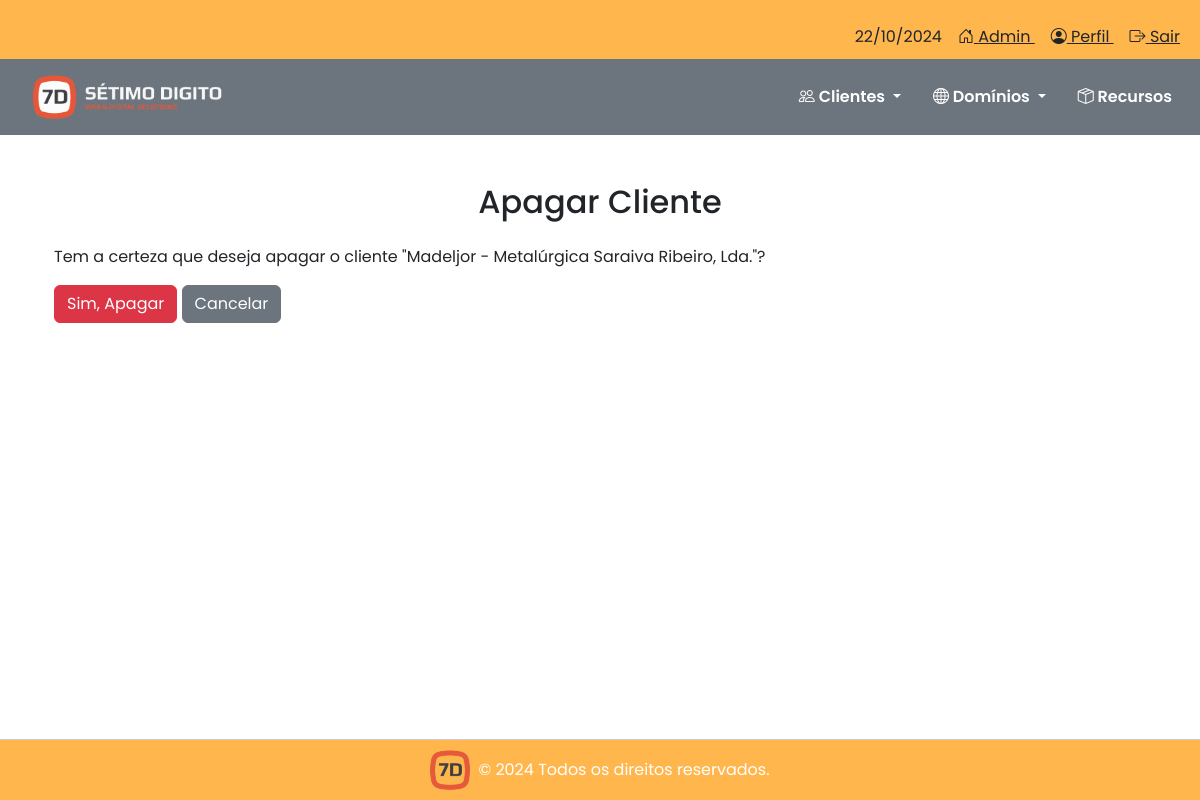
Page /clientes/apagar/2/ on the earlier database version.
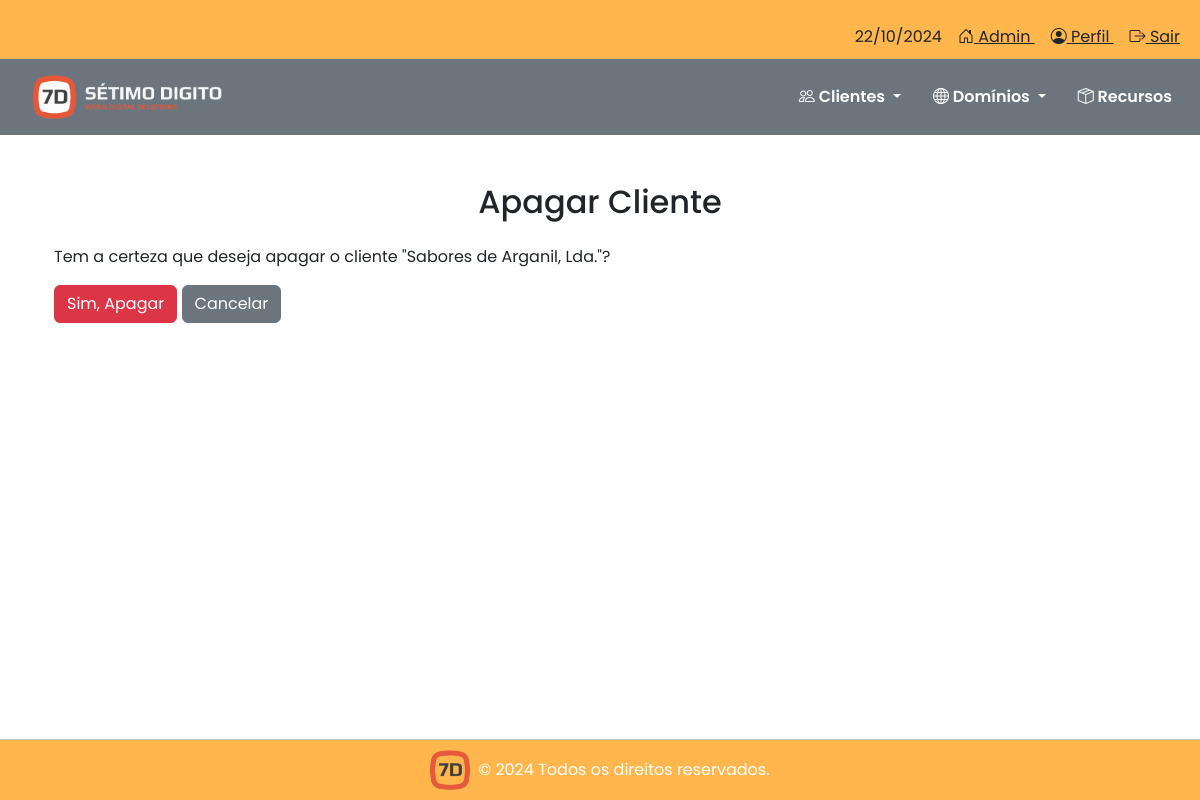
Same page on the later database version.
### clientes/models.py (models this page shows, shortened)
class Cliente(models.Model):
    nome = models.CharField(max_length=255)
    nif = models.CharField(max_length=9, verbose_name='Número de Identificação Fiscal')
    morada = models.CharField(max_length=255, blank=True, null=True)
    codigo_postal = models.CharField(max_length=10, blank=True, null=True)
    localidade = models.CharField(max_length=100, blank=True, null=True)
    telefone = models.CharField(max_length=15, blank=True, null=True)
    email = models.EmailField(blank=True, null=True)
    website = models.URLField(blank=True, null=True)
    cliente_desde = models.DateField(blank=True, null=True)

### clientes/views.py (the view)
# urls.py: path('clientes/apagar/<int:cliente_id>/', views.apagar_cliente, name='apagar_cliente'),
def apagar_cliente(request, cliente_id):
    cliente = get_object_or_404(Cliente, pk=cliente_id)
    if request.method == 'POST':
        cliente.delete()
        return redirect('listar_clientes')
    return render(request, 'clientes/apagar_cliente.html', {'cliente': cliente})

### clientes/templates/clientes/apagar_cliente.html (shortened to what this page needs)
{% extends 'base.html' %}
{% block content %}
<div class="container mt-5">
    <h2 class="text-center mb-4">Apagar Cliente</h2>
    <p>Tem a certeza que deseja apagar o cliente "{{ cliente.nome }}"?</p>
    <form method="POST">
        <button type="submit" class="btn btn-danger">Sim, Apagar</button>
        <a href="{% url 'listar_clientes' %}" class="btn btn-secondary">Cancelar</a>
    </form>
</div>
{% endblock %}

Differences in the rows shown:
changed Cliente: nome "Madeljor - Metalúrgica Saraiva Ribeiro, Lda." → "Sabores de Arganil, Lda."
